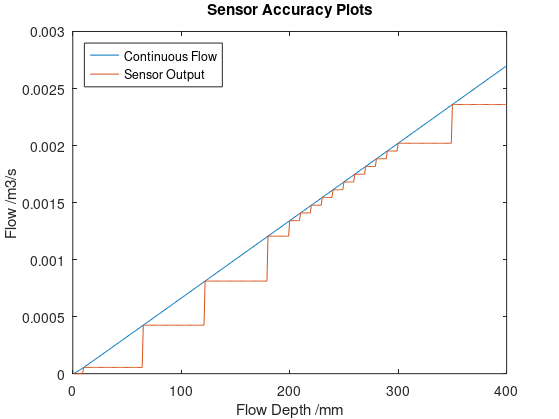
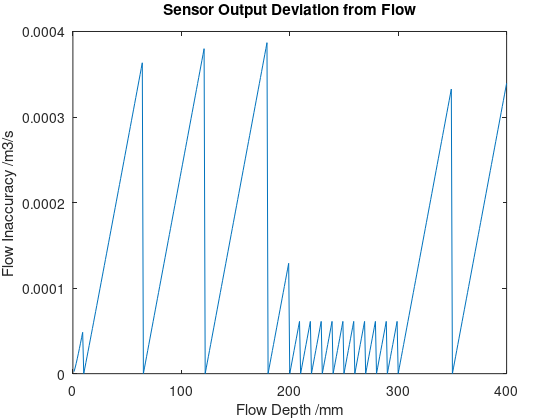

Recreate these plots in MATLAB, in order.
%Script to plot the sensor accuracy%
h = 0;
v = [1:400];
for i = 1:400
    dh = (76*v(i))/(7.6 + 2*v(i));
    c = (dh^(1/6))/0.009;
    f = c*sqrt(dh*sin(0.29/360*2*pi))*(v(i)*76);
    h(i) = f/(1000)^3;
end

%Datarange 0-10/200-350/   
for i =1:11
    a(i) = 0;
    l = (200 + (i-1)*10);
    for j=1:11
        k = l+j;
        dh = (76*l)/(7.6 + 2*l);
        c = (dh^(1/6))/0.009;
        f = c*sqrt(dh*sin(0.29/360*2*pi))*(l*76);
        a(k-1) = f/(1000)^3;
    end
    a(301:350) = f/(1000)^3;
  end

%Datarange 350-400:
dh = (76*350)/(7.6 + 2*350);
c = (dh^(1/6))/0.009;
f = c*sqrt(dh*sin(0.29/360*2*pi))*(350*76);
a(350:400) = f/(1000)^3;
%Datarange 10-65
dh = (76*10)/(7.6 + 2*10);
c = (dh^(1/6))/0.009;
f = c*sqrt(dh*sin(0.29/360*2*pi))*(10*76);
a(10:65) = f/(1000)^3;
%Datarange 65-122
dh = (76*65)/(7.6 + 2*65);
c = (dh^(1/6))/0.009;
f = c*sqrt(dh*sin(0.29/360*2*pi))*(65*76);
a(65:122) = f/(1000)^3;
%Datarange 122-180
dh = (76*122)/(7.6 + 2*122);
c = (dh^(1/6))/0.009;
f = c*sqrt(dh*sin(0.29/360*2*pi))*(122*76);
a(122:180) = f/(1000)^3;
%Datarange 180-200
dh = (76*180)/(7.6 + 2*180);
c = (dh^(1/6))/0.009;
f = c*sqrt(dh*sin(0.29/360*2*pi))*(180*76);
a(180:199) = f/(1000)^3;

%Calculate error deviation.
acc=h-a;

%Generate vector scalable plots

p = figure;

plot(v,h,v,a);
title("Sensor Accuracy Plots")
xlabel('Flow Depth /mm') 
ylabel('Flow /m3/s') 
legend({'Continuous Flow','Sensor Output'},'Location','northwest')


set(p,'Units','Inches');

pos = get(p,'Position');

set(p,'PaperPositionMode','Auto','PaperUnits','Inches','PaperSize',[pos(3), pos(4)])

print(p,'sensor_accuracy','-dpdf','-r0')


e = figure;

plot(v,acc);
title("Sensor Output Deviation from Flow")
xlabel('Flow Depth /mm')  
ylabel('Flow Inaccuracy /m3/s') 


set(e,'Units','Inches');

pos = get(e,'Position');

set(e,'PaperPositionMode','Auto','PaperUnits','Inches','PaperSize',[pos(3), pos(4)])

print(e,'sensor_inacuracy','-dpdf','-r0')

